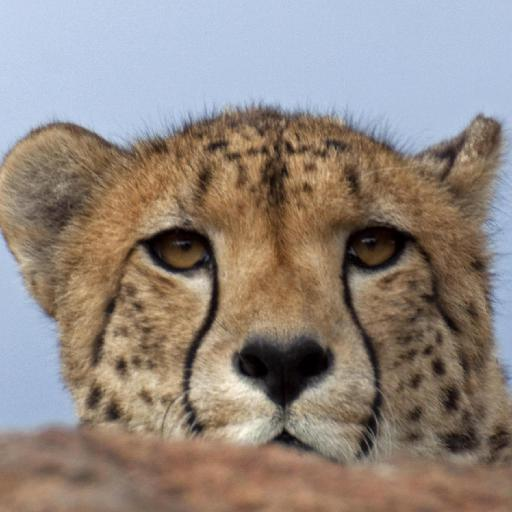
#> input picture test/dataset/1000.jpg, 512 x 512 px, given in place of 2.jpg, which was not available
$ python hitungandertexture.py
#> lines starting #> are read from the running program, lines starting #| are printed output that depends on the picture; long printed decimals are rounded; pictures that were not available may be replaced by others from this repository, and a replacement may not be noted
from PIL import Image
import numpy as np
import time
import math

def convertImageToGrayScale(Path):
    np.seterr(divide='ignore', invalid='ignore')
    img = Image.open(Path)
    img_np = np.array(img)
    R = img_np[:,:,0]
    G = img_np[:,:,1]
    B = img_np[:,:,2]
    grayImg = 0.29*R + 0.587*G + 0.114*B
    return grayImg.astype(np.int64)

def createOccurenceMatrix(grayImg):
    grayImg = np.array(grayImg)
    occMat = np.zeros((256,256))
    i_values, j_values = grayImg[:-1, :-1], grayImg[:-1, 1:]
    np.add.at(occMat, (i_values, j_values), 1)
    normmat = (occMat + np.transpose(occMat))
    normmat = normmat/np.sum(normmat)
    return normmat

def getTextureFeatures(occMat):
    occMat = np.array(occMat)
    i_values, j_values = np.meshgrid(np.arange(256), np.arange(256), indexing='ij')
    dissimilarity = np.sum(occMat * np.abs(i_values - j_values))
    contrast = np.sum(occMat * (i_values - j_values)**2)
    homogeneity = np.sum(occMat / (1 + (i_values - j_values)**2))
    # Menghindari log 0
    epsilon = 1e-10
    entropy = np.sum(occMat * np.log(occMat + epsilon))
    return np.array([contrast, -dissimilarity, homogeneity, -entropy])

def cosineSimilarity(a, b):
    a = np.array(a).astype(np.int64)
    b = np.array(b).astype(np.int64)
    dot_product = np.dot(a, b)
    lengtha = math.sqrt(np.dot(a, a))
    lengthb = math.sqrt(np.dot(b, b))
    result = dot_product / (lengtha * lengthb)
    return result

if __name__ == "__main__":
    st = time.time()
    path1 = "image/2.jpg"
    path2 = "image/10.jpg"
    v1 = getTextureFeatures(createOccurenceMatrix(convertImageToGrayScale(path1)))
#> in convertImageToGrayScale, img is the input picture: PIL image 512x512 RGB; mean R, G, B 146.6, 135.2, 127.6
#> in convertImageToGrayScale, `G = img_np[:,:,1]`:
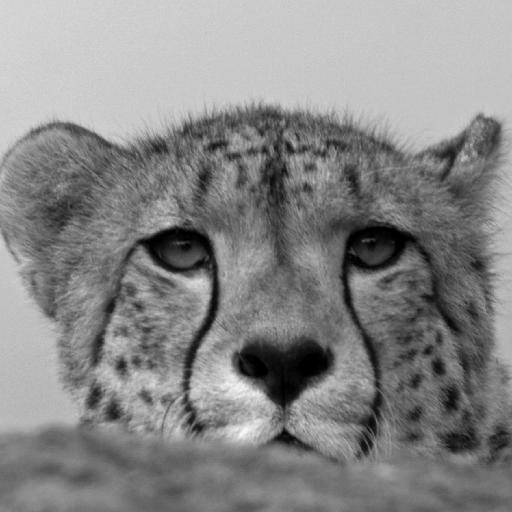
#> G: shape (512, 512); min 0, max 249, mean 135.2
#> in convertImageToGrayScale, `B = img_np[:,:,2]`:
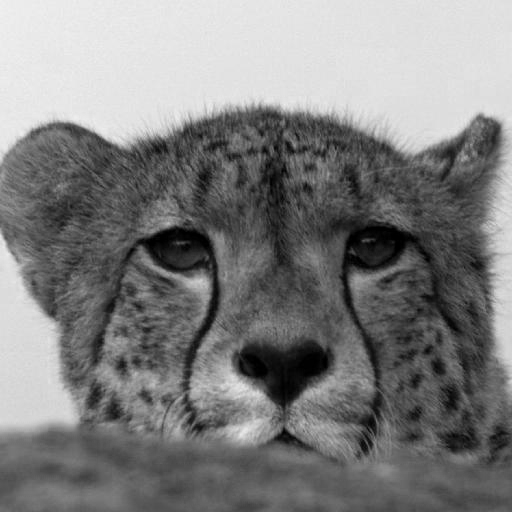
#> B: shape (512, 512); min 0, max 240, mean 127.6
#> in createOccurenceMatrix, `np.add.at(occMat, (i_values, j_values), 1)`:
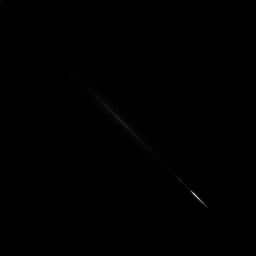
#> occMat: shape (256, 256) float64; min 0, max 3255, mean 4; drawn with min black and max white
#> in getTextureFeatures, `dissimilarity = np.sum(occMat * np.abs(i_values - j_values))`: dissimilarity = 4.27
#> in getTextureFeatures, `contrast = np.sum(occMat * (i_values - j_values)**2)`: contrast = 47.5
#> in getTextureFeatures, `homogeneity = np.sum(occMat / (1 + (i_values - j_values)**2))`: homogeneity = 0.354
#> in getTextureFeatures, `entropy = np.sum(occMat * np.log(occMat + epsilon))`: entropy = -7.9
#> v1 = [47.5, -4.27, 0.354, 7.9]
    v2 = getTextureFeatures(createOccurenceMatrix(convertImageToGrayScale(path2)))
#> call 2 of convertImageToGrayScale, with Path = 'image/10.jpg'
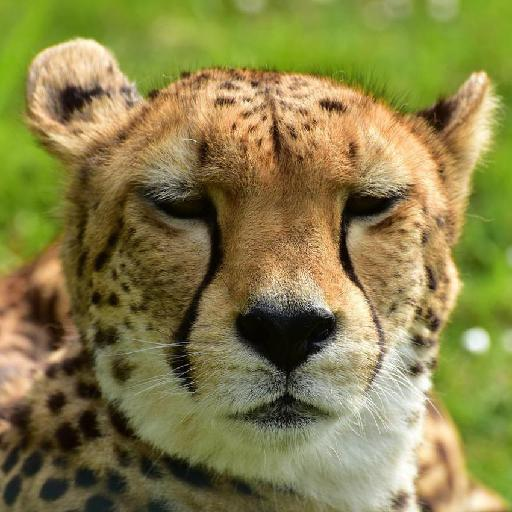
#> input picture test/dataset/10.jpg, 512 x 512 px, found by its file name
#> in convertImageToGrayScale, img is the input picture: PIL image 512x512 RGB; mean R, G, B 135.1, 128.3, 73.1
#> in convertImageToGrayScale (call 2), `R = img_np[:,:,0]`:
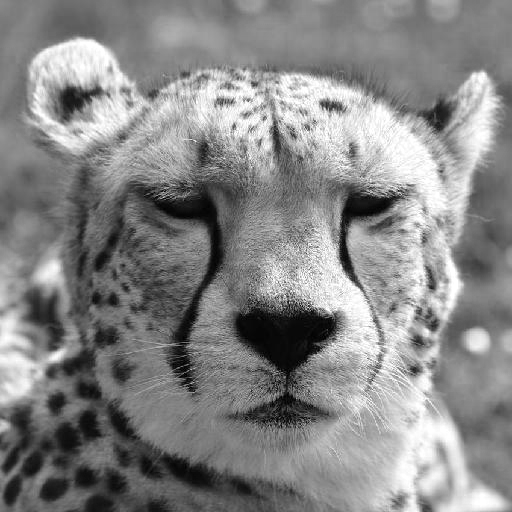
#> R: shape (512, 512); min 0, max 255, mean 135.1
#> in convertImageToGrayScale (call 2), `B = img_np[:,:,2]`:
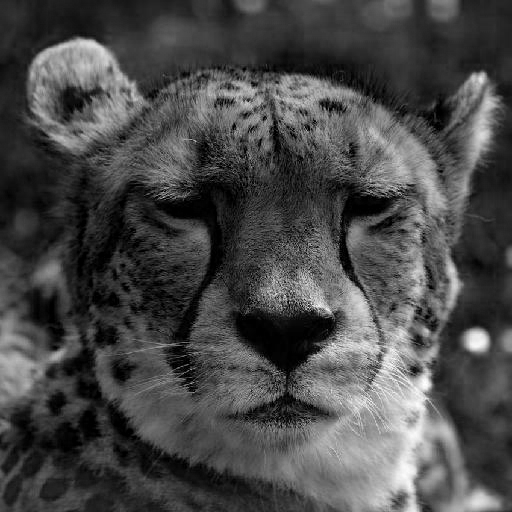
#> B: shape (512, 512); min 0, max 255, mean 73.1
#> in convertImageToGrayScale (call 2), `grayImg = 0.29*R + 0.587*G + 0.114*B`:
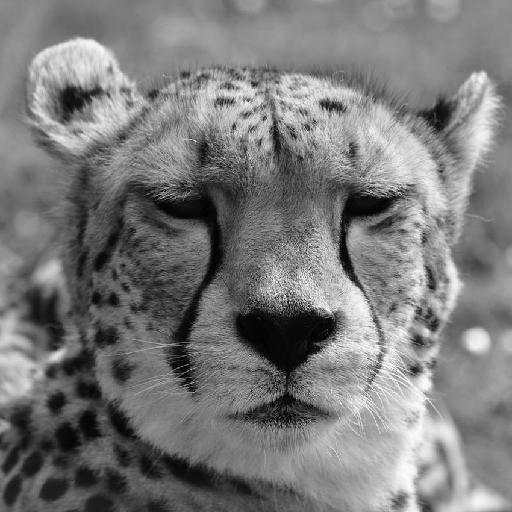
#> grayImg: shape (512, 512) float64; min 0, max 252.7, mean 122.8
#> v2 = [201.3, -8, 0.256, 8.83]
    print("Cos : ", cosineSimilarity(v1,v2))
#> in cosineSimilarity, `a = np.array(a).astype(np.int64)`: a = [47, -4, 0, 7]
#> in cosineSimilarity, `b = np.array(b).astype(np.int64)`: b = [201, -7, 0, 8]
#> in cosineSimilarity, `dot_product = np.dot(a, b)`: dot_product = 9531
#> in cosineSimilarity, `lengtha = math.sqrt(np.dot(a, a))`: lengtha = 47.69
#> in cosineSimilarity, `lengthb = math.sqrt(np.dot(b, b))`: lengthb = 201.3
#> in cosineSimilarity, `result = dot_product / (lengtha * lengthb)`: result = 0.993
#| Cos :  0.993
    fn = time.time()
    print("Time : ", (fn-st))
